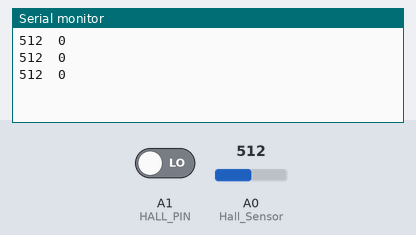
The sketch below on a simulated Arduino Uno, built with avr-gcc and run on an emulated ATmega328P. Parts: the last lines printed to the serial monitor. The inputs (shaded band) are chosen by the test bench; at power-on: A0 (Hall_Sensor) = 512, A1 (HALL_PIN) LOW.

Above: at 1.3 s.
1.4 s: A0 (Hall_Sensor) set to 716
At 1.9 s:
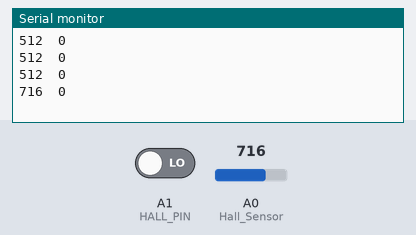
2.9 s: A1 (HALL_PIN) driven HIGH
At 3.4 s:
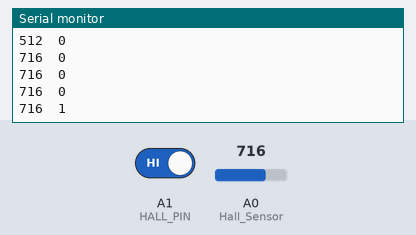
4.4 s: A0 (Hall_Sensor) set to 900
At 4.9 s:
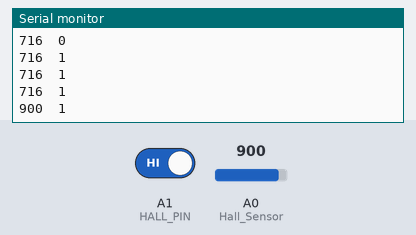
5.9 s: A1 (HALL_PIN) driven LOW
At 6.4 s:
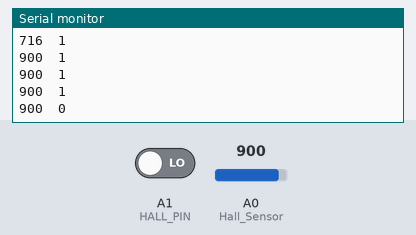
Timing chart, 0 to 8.4 s (numbered marks = the images above; inputs shaded):
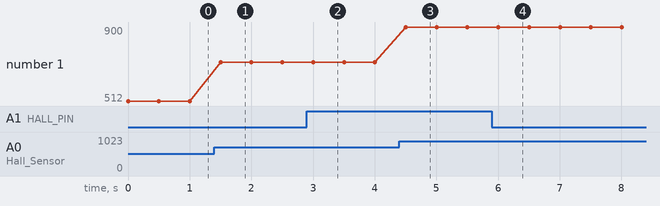

Measured:
- after the input at 1.4 s, the serial monitor: prints a new line after 0.10 s (image 1)
- after the input at 2.9 s, the serial monitor: prints a new line after 0.10 s (image 2)
- after the input at 4.4 s, the serial monitor: prints a new line after 0.10 s (image 3)
- after the input at 5.9 s, the serial monitor: prints a new line after 0.10 s (image 4)
- plotted number 1: 512 → 716 after the input at 1.4 s, 716 → 900 after the input at 4.4 s

The sketch:

Uno_Hall-anturi.ino
```cpp
/* This code is to be used with KY-024 Hall effect sensor
 * It displays both Analog and Digital values given by the sensor
 * Refer to www.surtrtech.com for more details
 */
 //koodi kopsittu
 // https://create.arduino.cc/projecthub/SurtrTech/interfacing-hall-effect-sensor-with-arduino-ee3bbe

#define Hall_Sensor A0          //A0 used with analog output, D2 with digital output
#define HALL_PIN A1 //Hall-anturin luku

int Val1=0,Val2=0;             //Here you can store both values, the Val2 can be boolean


void setup() {
  Serial.begin(9600);
  pinMode(HALL_PIN,INPUT);


}

void loop() {

   Val1=analogRead(Hall_Sensor);            //We read both values and display them raw on the serial monitor
   Serial.print(Val1);
   Val2=digitalRead(HALL_PIN);
   Serial.print("\t");
   Serial.println(Val2);

   delay(500);
}
```
